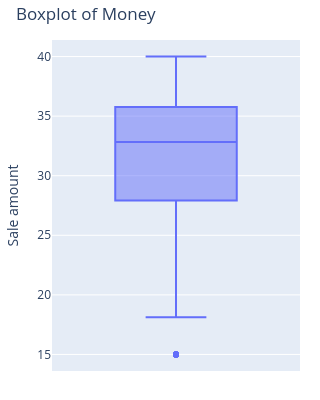

The cell this chart's notebook holds for it:
### Code cell
fig = px.box(df, y='money', title='Boxplot of Money', width=300, height=400)
fig.update_layout(yaxis_title='Sale amount', margin=dict(l=40, r=20, t=40, b=20))
fig.show()

### Figure 1 — Plotly figure (JSON) as saved in the notebook; plotly's stock layout.template omitted (floating-point values rounded to 4 significant figures; data arrays with more than 128 entries replaced by an {"elided": "..."} marker saying what was removed)
{"data": [{"alignmentgroup": "True", "hovertemplate": "money=%{y}<extra></extra>", "legendgroup": "", "marker": {"color": "#636efa"}, "name": "", "notched": false, "offsetgroup": "", "orientation": "v", "showlegend": false, "type": "box", "x0": " ", "xaxis": "x", "y": {"elided": "3896 float values"}, "y0": " ", "yaxis": "y"}], "layout": {"boxmode": "group", "height": 400, "legend": {"tracegroupgap": 0}, "margin": {"b": 20, "l": 40, "r": 20, "t": 40}, "title": {"text": "Boxplot of Money"}, "width": 300, "xaxis": {"anchor": "y", "domain": [0, 1]}, "yaxis": {"anchor": "x", "domain": [0, 1], "title": {"text": "Sale amount"}}}}
